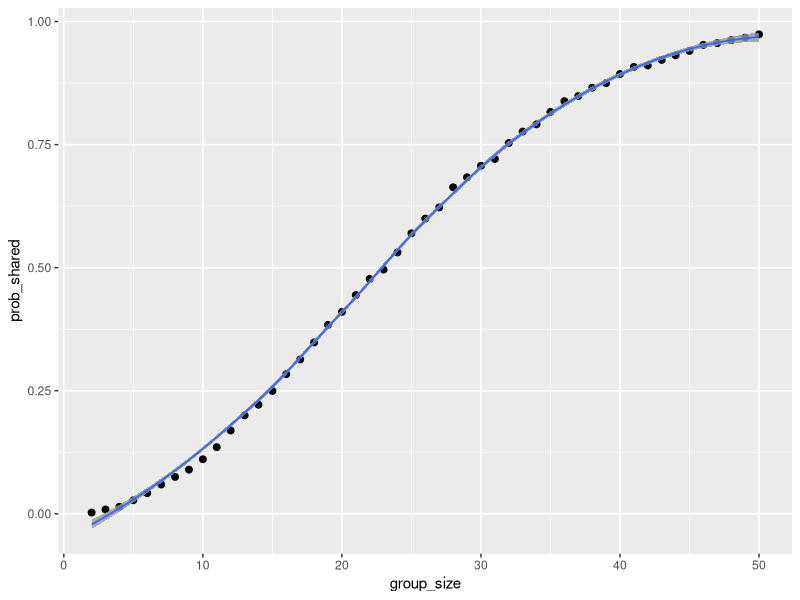

Recreate this plot in R.
## ---- chunk 1
library(tidyverse)
library(knitr)
library(skimr)
## ---- chunk 2
has_shared_birthday <- function(n) {
  if (!is.numeric(n)) {
    stop("Argument n should be numeric")
  } else {
    birthdays = sample(1:365, size = n, replace = TRUE)
    return(length(unique(birthdays)) < n)
  }
}
## ---- chunk 3
n_sim = 10000
group_sizes = 2:50
results = tibble()
for (n in group_sizes) {
  shared_vector <- logical(n_sim)
  
  for (i in 1:n_sim) {
    shared_vector[i] <- has_shared_birthday(n)
  }
  prob_shared <- mean(shared_vector)
  
  results <- bind_rows(results, tibble(group_size = n, prob_shared = prob_shared))
}

results |> ggplot(aes(x=group_size, y = prob_shared))+geom_point(size = 2, color = "black")+geom_smooth(method = 'loess',formula = y~x, alpha = 0.8, linewidth = 0.6)
## ---- chunk 4

